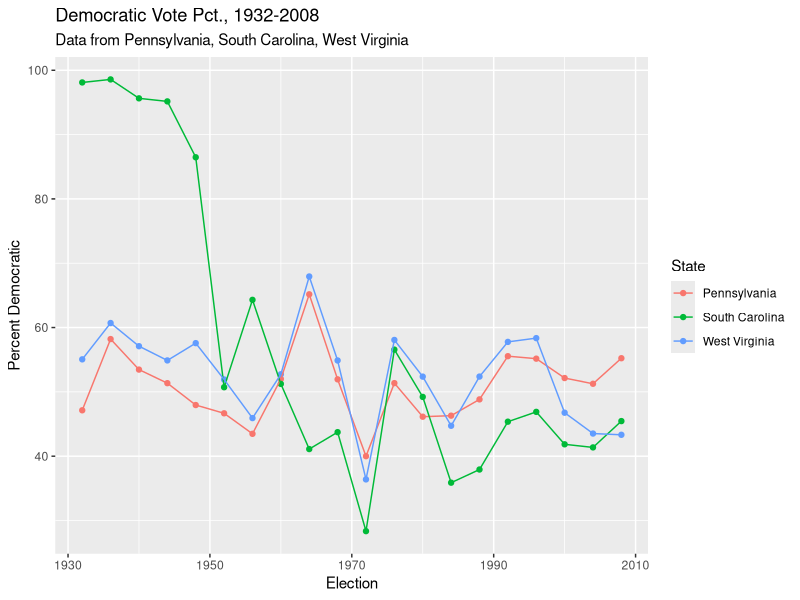
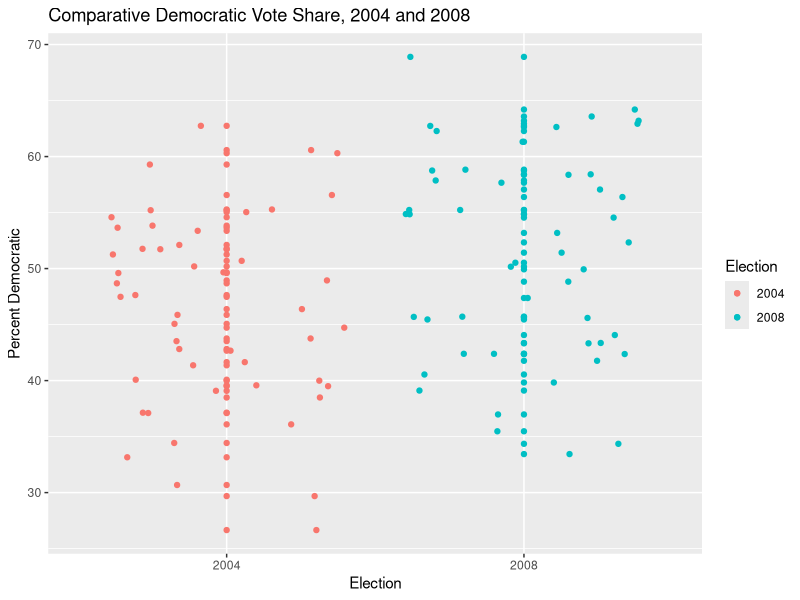

R code for these plots, in order:
## ---- chunk 1
knitr::opts_chunk$set(echo = TRUE)
library(tidyverse)
library(stats)
## ---- chunk 2
votes <- read.csv("votes.csv")
## ---- chunk 3

# I'm going to do this in kind of an annoying way. 

votes <- votes %>%
  filter(state != "Hawaii") %>%
  filter(state != "Alaska") %>%
  filter(state != "District of Columbia") %>%
  pivot_longer(!state, names_to = "election", values_to = "vote") %>%
  separate(election, c("party", "election"))

## ---- chunk 4
# Had to suppress this really annoying message 

options(dplyr.summarise.inform = FALSE)

newvotes <- votes %>%
  group_by(election, state) %>%
  summarize(turnout = sum(vote))

demvotes <- votes %>%
  filter(party == "d")

votemerge <- merge(newvotes, demvotes, by = c("election", "state")) %>%
  select(-party) %>%
  mutate(pcDem = vote/turnout*100) %>%
  select(-vote)

votemerge <- votemerge[,c(1, 2, 4, 3)]
## ---- chunk 5
# West Virginia is misspelled...edit out with recode() below

cdata <- votemerge %>%
  filter(state %in% c("Pennsylvania", "South Carolina", "West Vriginia")) 

cdata$state <- recode(cdata$state, `West Vriginia` = "West Virginia")

cdata$election <- as.numeric(cdata$election)

ggplot(cdata, aes(x = election, y = pcDem)) +
  geom_point() +
  geom_line() +
  aes(color = state) +
  labs(x = "Election", 
       y = "Percent Democratic", 
       color = "State", 
       title = "Democratic Vote Pct., 1932-2008",
       subtitle = "Data from Pennsylvania, South Carolina, West Virginia")
## ---- chunk 6
ddata <- votemerge %>%
  filter(election %in% c(2004, 2008))

ggplot(ddata, aes(x = election, y = pcDem)) +
  geom_point(aes(color = election)) + 
  geom_jitter(aes(color = election)) +
  labs(x = "Election",
       y = "Percent Democratic",
       color = "Election",
       title = "Comparative Democratic Vote Share, 2004 and 2008")
## ---- chunk 7

# First, I split my data into two -- 2004 and 2008 and select pcDem.

e2004 <- ddata %>%
  filter(election == 2004) %>%
  select(pcDem)

e2008 <- ddata %>%
  filter(election == 2008) %>%
  select(pcDem)

t.test(e2004[,1], e2008[,1], paired = TRUE, alternative = "two.sided")
